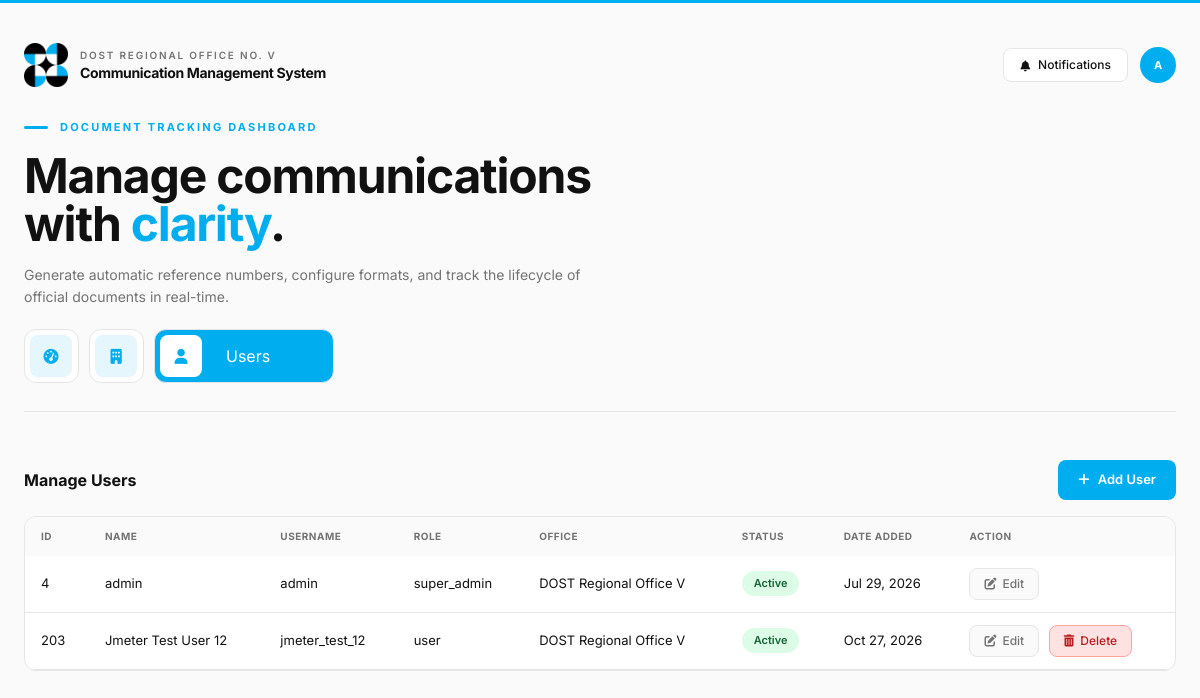
/users.php (signed in), run on the app's committed database.
### tables this page shows
CREATE TABLE `users` (
  `user_id` int(11) NOT NULL,
  `employee_name` varchar(50) NOT NULL,
  `username` varchar(20) NOT NULL,
  `password` varchar(255) NOT NULL,
  `status` enum('active','inactive') NOT NULL,
  `role` varchar(20) NOT NULL DEFAULT 'user',
  `version` int(10) UNSIGNED NOT NULL DEFAULT 0,
  `office_id` int(11) DEFAULT NULL,
  `created_at` timestamp NOT NULL DEFAULT current_timestamp()
);

CREATE TABLE `offices` (
  `office_id` int(11) NOT NULL,
  `office_code` varchar(20) NOT NULL,
  `office_name` varchar(100) NOT NULL,
  `preferred_prefix` varchar(50) NOT NULL DEFAULT '',
  `status` enum('active','inactive') NOT NULL DEFAULT 'active',
  `created_at` timestamp NOT NULL DEFAULT current_timestamp()
);

### inc/rbac.php (called while the page is built, shortened)
<?php
if (!function_exists('rbac_roles')) {
    function rbac_roles() {
        return ['super_admin', 'office_admin', 'user'];
    }
    function rbac_is_valid_role($role) {
        return in_array($role, rbac_roles(), true);
    }
    function rbac_sync_session_role($conn) {
        $uid = $_SESSION['user_id'] ?? null;
        $stmt = $conn->prepare("SELECT role FROM users WHERE user_id = ?");
        $stmt->bind_param('i', $uid);
        $stmt->execute();
        $user = $stmt->get_result()->fetch_assoc();
    }
    function rbac_current_role() {
        return rbac_is_valid_role($_SESSION['role'] ?? null) ? $_SESSION['role'] : 'user';
    }
    function rbac_require_any($conn, $roles) {
        rbac_sync_session_role($conn);
    }
}

### inc/scope.php (called while the page is built, shortened)
<?php
if (!function_exists('scope_office_id')) {
    function scope_office_id() {
        $role = rbac_current_role();
        if ($role === 'super_admin') return null;
        return (int)($_SESSION['office_id'] ?? 0) ?: null;
    }
    function scope_where($table_alias = '') {
        $officeId = scope_office_id();
        if ($officeId === null) {
            return ['where' => '', 'types' => '', 'params' => []];
        }
        $col = $table_alias ? "{$table_alias}.office_id" : 'office_id';
        return [
            'where'  => " AND {$col} = ?",
            'types'  => 'i',
            'params' => [$officeId],
        ];
    }
}

### users.php (the view, shortened to what this page needs)
<?php
include('config/db.php');
require_once __DIR__ . '/inc/rbac.php';
require_once __DIR__ . '/inc/scope.php';
rbac_require_any($conn, ['super_admin', 'office_admin']);
$currentPage = basename($_SERVER['PHP_SELF']);
$isUsersPage = true;
$currentUserRole = rbac_current_role();
$scope = scope_where('u');
$query = "
    SELECT
        u.user_id,
        u.employee_name,
        u.username,
        u.role,
        u.status,
        u.created_at,
        o.office_name
    FROM users u
    LEFT JOIN offices o ON u.office_id = o.office_id
    WHERE 1=1 {$scope['where']}";
$query .= "
    ORDER BY u.employee_name ASC";
if (!empty($scope['params'])) {
    $stmt = $conn->prepare($query);
    if ($stmt) {
        $stmt->bind_param($scope['types'], ...$scope['params']);
        $stmt->execute();
        $result = $stmt->get_result();
    } else {
        $result = $conn->query($query);
    }
} else {
    $result = $conn->query($query);
}
?>
<!DOCTYPE html>
<html lang="en">
<head>
  <script src="https://cdn.tailwindcss.com"></script>
  <link rel="stylesheet" href="https://cdnjs.cloudflare.com/ajax/libs/font-awesome/6.4.0/css/all.min.css">
  <link rel="stylesheet" href="css/document.css">
</head>
<body>
  <div class="relative max-w-7xl mx-auto px-4 sm:px-6 py-6 sm:py-10">
<?php include('inc/header.php'); ?>
	<div class="table-section">
	  <div class="table-header">
		<h2 class="text-base font-bold">Manage Users</h2>
		<a href="add-users.php" class="button-link"><i class="fa-solid fa-plus"></i> Add User</a>
	  </div>
	  <div class="flat-card overflow-hidden">
		<div class="overflow-x-auto">
		<table class="user-table">
		<thead>
			<tr>
				<th>ID</th>
				<th>Name</th>
				<th>Username</th>
				<th>Role</th>
				<th>Office</th>
				<th>Status</th>
				<th>Date Added</th>
				<th>Action</th>
			</tr>
		</thead>
		<tbody>
			<?php while ($row = $result->fetch_assoc()): ?>
			<tr>
				<td><?= htmlspecialchars($row['user_id']) ?></td>
				<td><?= htmlspecialchars($row['employee_name']) ?></td>
				<td><?= htmlspecialchars($row['username']) ?></td>
				<td><?= htmlspecialchars($row['role'] ?? 'user') ?></td>
				<td><?= htmlspecialchars($row['office_name'] ?? 'None') ?></td>
				<td><?php if ($row['status'] === 'active'): ?>
				<span class="status-active">Active</span>
				<?php else: ?>
				<span class="status-inactive">Inactive</span>
				<?php endif; ?>
				</td>
				<td><?= date("M d, Y", strtotime($row['created_at'])) ?></td>
				<td>
					<a href="edit-users.php?user_id=<?= $row['user_id'] ?>" class="btn-edit">
						<i class="fa-solid fa-pen-to-square"></i> Edit
					</a>
					<?php if ($currentUserRole === 'super_admin' && (int)$row['user_id'] !== (int)$_SESSION['user_id']): ?>
					<form method="POST" action="users.php" class="btn-delete-form" onsubmit="return confirm('Delete this user account? This cannot be undone.');">
						<button type="submit" class="btn-delete">
							<i class="fa-solid fa-trash-can"></i> Delete
						</button>
					</form>
					<?php endif; ?>
				</td>
			</tr>
			<?php endwhile; ?>
			</tbody>
		</table>
		</div>
	  </div>
	</div>
</body>
</html>

### inc/header.php (shortened to what this page needs)
<?php
$isUsersPage = $isUsersPage ?? false;
?>
    <header class="mb-8 sm:mb-12">
      <div class="header-top-bar flex items-center justify-between mb-8 gap-4 flex-wrap">
        <div class="brand-mark flex items-center gap-3">
          <div class="brand-logo logo-tile w-11 h-11 flex-shrink-0">
            <img class="logo" src="images/logo.png" alt="logo">
          </div>
          <div class="brand-text">
            <div class="brand-subtitle text-[10px] uppercase tracking-[0.18em] text-[var(--muted)] font-semibold">DOST Regional Office No. V</div>
            <div class="brand-title font-display text-sm font-bold tracking-tight">Communication Management System</div>
          </div>
        </div>
        <div class="header-actions flex items-center gap-3">
          <div class="relative" id="notification-container">
            <button id="notification-bell-button" class="button-secondary text-xs font-medium px-4 py-2 flex items-center gap-2 relative" title="Notifications">
              <i class="fa-solid fa-bell text-[11px]"></i>
              <span class="hidden sm:inline">Notifications</span>
            </button>
          </div>
          <div class="relative" id="avatar-container">
            <button id="avatar-btn" class="user-avatar w-9 h-9 rounded-full bg-[var(--accent)] flex items-center justify-center text-[11px] font-bold text-white flex-shrink-0 cursor-pointer">
            <?php
              $nameParts = explode(' ', $_SESSION['employee_name']);
              $initials = '';
              foreach ($nameParts as $part) {
                  $initials .= strtoupper($part[0]);
              }
              echo htmlspecialchars($initials, ENT_QUOTES, 'UTF-8');
            ?>
            </button>
          </div>
        </div>
      </div>
      <div class="header-intro border-b border-[var(--line)] pb-7">
        <div class="flex items-center gap-3 mb-4">
          <div class="section-accent-bar"></div>
          <span class="header-eyebrow text-[11px] uppercase tracking-[0.2em] text-[var(--accent)] font-bold">Document Tracking Dashboard</span>
        </div>
        <h1 class="page-title font-display text-3xl sm:text-4xl md:text-5xl font-bold leading-[1.08] tracking-tight">
          Manage communications<br>with <span class="text-[var(--accent)]">clarity</span>.
        </h1>
        <p class="page-description mt-4 text-[var(--muted)] max-w-xl text-sm leading-relaxed">
          Generate automatic reference numbers, configure formats, and track the lifecycle of official documents in real-time.
        </p>
        <div class="nav">
<?php $canManageUsers = in_array(rbac_current_role(), ['super_admin', 'office_admin'], true); ?>
<?php $isSuperAdmin = rbac_current_role() === 'super_admin'; ?>
<?php $isOfficesPage = $isOfficesPage ?? false; ?>
    <a href="dashboard.php"
       class="redirect-card <?= $currentPage == 'dashboard.php' ? 'active' : '' ?>">
        <div class="redirect-icon bg-[var(--accent-soft)] text-[var(--accent)]">
            <i class="fa-solid fa-gauge-high"></i>
        </div>
    </a>
<?php if ($isSuperAdmin): ?>
    <a href="offices.php"
       class="redirect-card <?= $isOfficesPage ? 'active' : '' ?>">
        <div class="redirect-icon bg-[var(--accent-soft)] text-[var(--accent)]">
            <i class="fa-solid fa-building"></i>
        </div>
    </a>
<?php endif; ?>
<?php if ($canManageUsers): ?>
    <a href="users.php"
       class="redirect-card <?= $isUsersPage ? 'active' : '' ?>">
        <div class="redirect-icon bg-[var(--accent-soft)] text-[var(--accent)]">
            <i class="fa-solid fa-user"></i>
        </div>
        <div class="card-label">
            Users
        </div>
    </a>
<?php endif; ?>
</div>
      </div>
    </header>

### css/document.css (style rules this page uses)
:root { --bg: #fafafa; --surface: #FFFFFF; --ink: #111111; --muted: #737373; --line: #E5E5E5; --accent: #00aeef; --accent-hover: #0088BB; --accent-soft: #E6F6FD; --amber: #B45309; --amber-soft: #FEF9EE; --green: #15803D; --green-soft: #ECFDF5; --radius: 12px; --radius-sm: 8px; }
* { -webkit-font-smoothing: antialiased; box-sizing: border-box; margin: 0; padding: 0; }
body { font-family: 'Gotham', 'Inter', ui-sans-serif, system-ui, sans-serif; background: var(--bg); color: var(--ink); min-height: 100vh; }
.status-active { background: #DCFCE7; color: #166534; padding: 4px 12px; border-radius: 999px; font-size: 11px; font-weight: 600; display: inline-flex; align-items: center; gap: 6px; }
.flat-card { background: var(--surface); border: 1px solid var(--line); border-radius: var(--radius); transition: border-color 0.2s ease; }
.brand-mark { display: flex; align-items: center; gap: 12px; }
.brand-text { text-align: left; }
.button-secondary { background: var(--surface); color: var(--ink); border: 1px solid var(--line); border-radius: var(--radius-sm); font-family: inherit; font-weight: 500; cursor: pointer; transition: all 0.2s ease; }
.section-accent-bar { width: 24px; height: 3px; background: var(--accent); border-radius: 2px; }
.redirect-card { width: 55px; display: flex; align-items: center; gap: 14px; padding: 5px; background: var(--surface); border: 1px solid var(--line); border-radius: var(--radius); text-decoration: none; color: inherit; cursor: pointer; overflow: hidden; transition: width .2s ease, border-color .2s ease, background .2s ease; }
.card-label { margin-left: 10px; opacity: 0; white-space: nowrap; transition: opacity .2s ease; transition: opacity .15s ease .1s; }
.nav { display: flex; flex-direction: row; margin-top: 20px; gap: 10px; }
.redirect-icon { width: 42px; height: 42px; border-radius: var(--radius-sm); display: flex; align-items: center; justify-content: center; font-size: 15px; flex-shrink: 0; transition: background .2s ease, color .2s ease; }
.redirect-card.active { width: 180px; background: var(--accent); color: white; }
.redirect-card.active .card-label { opacity: 1; }
.redirect-card.active .redirect-icon { background: white; color: var(--accent); }
.user-table { width: 100%; border-collapse: collapse; font-size: 13px; }
.user-table thead tr { text-align: left; font-size: 10px; text-transform: uppercase; letter-spacing: 0.05em; color: var(--muted); font-weight: 700; background: var(--bg); }
.user-table th { padding: 12px 16px; }
.user-table td { padding: 12px 16px; border-bottom: 1px solid var(--line); }
.user-table tbody tr { transition: background-color 0.15s ease; }
.table-section { margin-top: 20px; }
.table-section .table-header { display: flex; align-items: center; justify-content: space-between; margin-bottom: 16px; }
.button-link { display: inline-flex; align-items: center; gap: 8px; padding: 10px 20px; background: var(--accent); color: #fff; border: none; border-radius: var(--radius-sm); font-family: inherit; font-size: 13px; font-weight: 600; text-decoration: none; cursor: pointer; transition: background 0.2s ease, transform 0.1s ease; }
.btn-edit { display: inline-flex; align-items: center; gap: 6px; padding: 6px 14px; background: var(--bg); color: var(--muted); border: 1px solid var(--line); border-radius: var(--radius-sm); font-family: inherit; font-size: 12px; font-weight: 500; text-decoration: none; cursor: pointer; transition: all 0.2s ease; }
.btn-delete-form { display: inline-flex; margin-left: 6px; }
.btn-delete { display: inline-flex; align-items: center; gap: 6px; padding: 6px 14px; background: #FEE2E2; color: #B91C1C; border: 1px solid #FCA5A5; border-radius: var(--radius-sm); font-family: inherit; font-size: 12px; font-weight: 500; cursor: pointer; transition: all 0.2s ease; }

### data on the page
users: user_id "4", employee_name "admin", username "admin", role "super_admin", office.office_name "DOST Regional Office V", status "Active", created_at "Jul 29, 2026"
users: user_id "203", employee_name "Jmeter Test User 12", username "jmeter_test_12", role "user", office.office_name "DOST Regional Office V", status "Active", created_at "Oct 27, 2026"

### other printed values
$initials "A"
